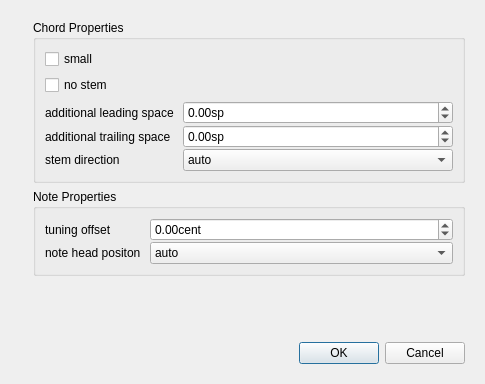
<?xml version="1.0" encoding="UTF-8"?>
<ui version="4.0">
 <class>ChordPropertyBase</class>
 <widget class="QDialog" name="ChordPropertyBase">
  <property name="geometry">
   <rect>
    <x>0</x>
    <y>0</y>
    <width>485</width>
    <height>384</height>
   </rect>
  </property>
  <property name="windowTitle">
   <string>Chord Properties</string>
  </property>
  <layout class="QVBoxLayout" name="verticalLayout">
   <item>
    <layout class="QHBoxLayout" name="horizontalLayout">
     <item>
      <widget class="QLabel" name="label_3">
       <property name="sizePolicy">
        <sizepolicy hsizetype="Fixed" vsizetype="Ignored">
         <horstretch>0</horstretch>
         <verstretch>0</verstretch>
        </sizepolicy>
       </property>
       <property name="text">
        <string/>
       </property>
       <property name="pixmap">
        <pixmap resource="mscore.qrc">:/data/bg1.jpg</pixmap>
       </property>
      </widget>
     </item>
     <item>
      <widget class="QWidget" name="widget" native="true">
       <layout class="QVBoxLayout" name="verticalLayout_3">
        <item>
         <widget class="QGroupBox" name="groupBox_2">
          <property name="title">
           <string>Chord Properties</string>
          </property>
          <property name="flat">
           <bool>true</bool>
          </property>
          <layout class="QVBoxLayout" name="verticalLayout_2">
           <item>
            <widget class="QCheckBox" name="smallCheckBox">
             <property name="text">
              <string>small</string>
             </property>
            </widget>
           </item>
           <item>
            <widget class="QCheckBox" name="noStemCheckBox">
             <property name="text">
              <string>no stem</string>
             </property>
            </widget>
           </item>
           <item>
            <layout class="QFormLayout" name="formLayout">
             <property name="verticalSpacing">
              <number>1</number>
             </property>
             <item row="0" column="0">
              <widget class="QLabel" name="label">
               <property name="text">
                <string>additional leading space </string>
               </property>
              </widget>
             </item>
             <item row="0" column="1">
              <widget class="QDoubleSpinBox" name="extraLeadingSpace">
               <property name="suffix">
                <string comment="spatium unit">sp</string>
               </property>
               <property name="minimum">
                <double>-99.000000000000000</double>
               </property>
               <property name="singleStep">
                <double>0.100000000000000</double>
               </property>
              </widget>
             </item>
             <item row="1" column="0">
              <widget class="QLabel" name="label_2">
               <property name="text">
                <string>additional trailing space</string>
               </property>
              </widget>
             </item>
             <item row="1" column="1">
              <widget class="QDoubleSpinBox" name="extraTrailingSpace">
               <property name="suffix">
                <string comment="spatium unit">sp</string>
               </property>
               <property name="minimum">
                <double>-99.000000000000000</double>
               </property>
               <property name="singleStep">
                <double>0.100000000000000</double>
               </property>
              </widget>
             </item>
             <item row="2" column="0">
              <widget class="QLabel" name="label_6">
               <property name="text">
                <string>stem direction</string>
               </property>
              </widget>
             </item>
             <item row="2" column="1">
              <widget class="QComboBox" name="stemDirection">
               <item>
                <property name="text">
                 <string>auto</string>
                </property>
               </item>
               <item>
                <property name="text">
                 <string>up</string>
                </property>
               </item>
               <item>
                <property name="text">
                 <string>down</string>
                </property>
               </item>
              </widget>
             </item>
            </layout>
           </item>
          </layout>
         </widget>
        </item>
        <item>
         <widget class="QGroupBox" name="groupBox">
          <property name="title">
           <string>Note Properties</string>
          </property>
          <property name="flat">
           <bool>true</bool>
          </property>
          <layout class="QVBoxLayout" name="verticalLayout_4">
           <item>
            <layout class="QFormLayout" name="formLayout_2">
             <property name="verticalSpacing">
              <number>1</number>
             </property>
             <item row="0" column="0">
              <widget class="QLabel" name="label_4">
               <property name="text">
                <string>tuning offset</string>
               </property>
              </widget>
             </item>
             <item row="0" column="1">
              <widget class="QDoubleSpinBox" name="tuningSpinBox">
               <property name="sizePolicy">
                <sizepolicy hsizetype="Preferred" vsizetype="Fixed">
                 <horstretch>0</horstretch>
                 <verstretch>0</verstretch>
                </sizepolicy>
               </property>
               <property name="suffix">
                <string extracomment="100 cent = 1 semitone intervall">cent</string>
               </property>
               <property name="minimum">
                <double>-200.000000000000000</double>
               </property>
               <property name="maximum">
                <double>200.000000000000000</double>
               </property>
               <property name="singleStep">
                <double>10.000000000000000</double>
               </property>
              </widget>
             </item>
             <item row="1" column="0">
              <widget class="QLabel" name="label_5">
               <property name="text">
                <string>note head positon </string>
               </property>
              </widget>
             </item>
             <item row="1" column="1">
              <widget class="QComboBox" name="userMirror">
               <item>
                <property name="text">
                 <string>auto</string>
                </property>
               </item>
               <item>
                <property name="text">
                 <string>left of stem</string>
                </property>
               </item>
               <item>
                <property name="text">
                 <string>right of stem</string>
                </property>
               </item>
              </widget>
             </item>
            </layout>
           </item>
          </layout>
         </widget>
        </item>
        <item>
         <spacer name="verticalSpacer">
          <property name="orientation">
           <enum>Qt::Vertical</enum>
          </property>
          <property name="sizeHint" stdset="0">
           <size>
            <width>20</width>
            <height>0</height>
           </size>
          </property>
         </spacer>
        </item>
        <item>
         <widget class="QDialogButtonBox" name="buttonBox">
          <property name="orientation">
           <enum>Qt::Horizontal</enum>
          </property>
          <property name="standardButtons">
           <set>QDialogButtonBox::Cancel|QDialogButtonBox::Ok</set>
          </property>
         </widget>
        </item>
       </layout>
      </widget>
     </item>
    </layout>
   </item>
  </layout>
 </widget>
 <resources>
  <include location="mscore.qrc"/>
 </resources>
 <connections>
  <connection>
   <sender>buttonBox</sender>
   <signal>accepted()</signal>
   <receiver>ChordPropertyBase</receiver>
   <slot>accept()</slot>
   <hints>
    <hint type="sourcelabel">
     <x>359</x>
     <y>292</y>
    </hint>
    <hint type="destinationlabel">
     <x>524</x>
     <y>273</y>
    </hint>
   </hints>
  </connection>
  <connection>
   <sender>buttonBox</sender>
   <signal>rejected()</signal>
   <receiver>ChordPropertyBase</receiver>
   <slot>reject()</slot>
   <hints>
    <hint type="sourcelabel">
     <x>471</x>
     <y>295</y>
    </hint>
    <hint type="destinationlabel">
     <x>528</x>
     <y>309</y>
    </hint>
   </hints>
  </connection>
 </connections>
</ui>
